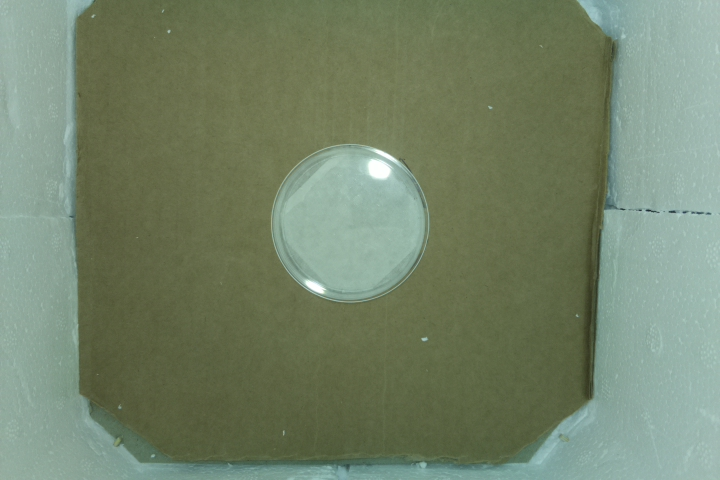
#> input picture sample_p_dish_images/before.jpg, 720 x 480 px
$ python desktopVersion.py --image ../sample_p_dish_images/before.jpg
#> lines starting #> are read from the running program, lines starting #| are printed output that depends on the picture; after the words box and inside, x2 and y2 are one past the last pixel; in counts of white or black regions, pixels touching at a corner belong together
# import the necessary packages
import numpy as np
import argparse
import cv2 as cv

# construct the argument parser and parse the arguments
ap = argparse.ArgumentParser()
ap.add_argument("-i", "--image", required = True, help = "Path to the image")
args = vars(ap.parse_args())

# load the image, clone it for output, and then convert it to grayscale
image = cv.imread(args["image"])
#> image is the input picture: shape (480, 720, 3); mean B, G, R 105.6, 131.2, 115.8
output = image.copy()
gray = cv.cvtColor(image, cv.COLOR_BGR2GRAY)
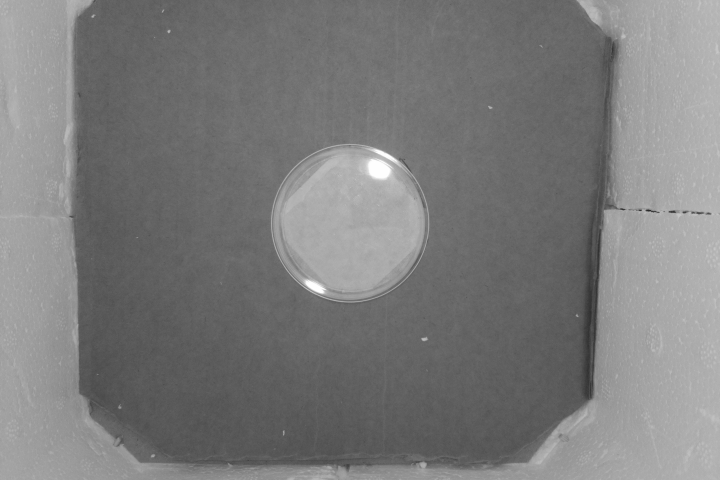
#> gray: shape (480, 720); min 41, max 255, mean 123.6

# detect circles in the image
circles = cv.HoughCircles(gray, cv.HOUGH_GRADIENT, 1.2, 50)
#> circles = [[346.2, 223.8, 77.88]]

# ensure at least some circles were found
if circles is not None:
	# convert the (x, y) coordinates and radius of the circles to integers
	circles = np.round(circles[0, :]).astype("int")
#> circles = [[346, 224, 78]]

	# loop over the (x, y) coordinates and radius of the circles
	for (x, y, r) in circles:
		# draw the circle in the output image, then draw a rectangle
		# corresponding to the center of the circle
		cv.circle(output, (x, y), r, (0, 255, 0), 4)
		cv.rectangle(output, (x - 5, y - 5), (x + 5, y + 5), (0, 128, 255), -1)
#> this loop made 1 pass
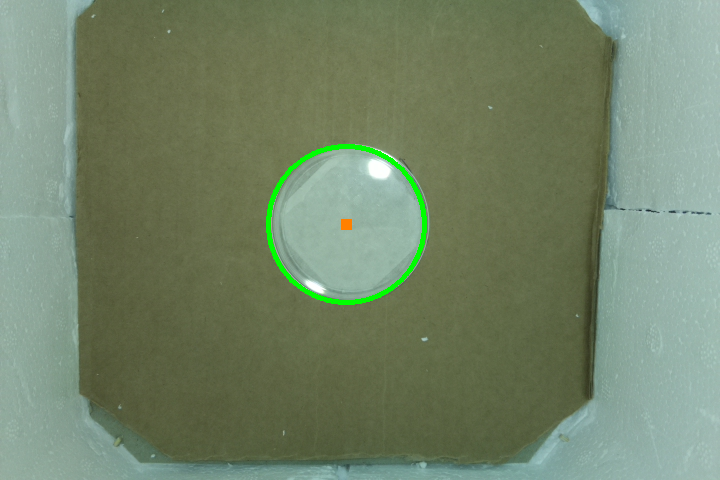
#> output: shape (480, 720, 3); 0.73% of pixels changed, all inside (x1, y1, x2, y2) = (266, 144, 427, 305)

	# show the output image
cv.imwrite('output.jpg',output)
cv.imshow("output", np.hstack([image, output]))
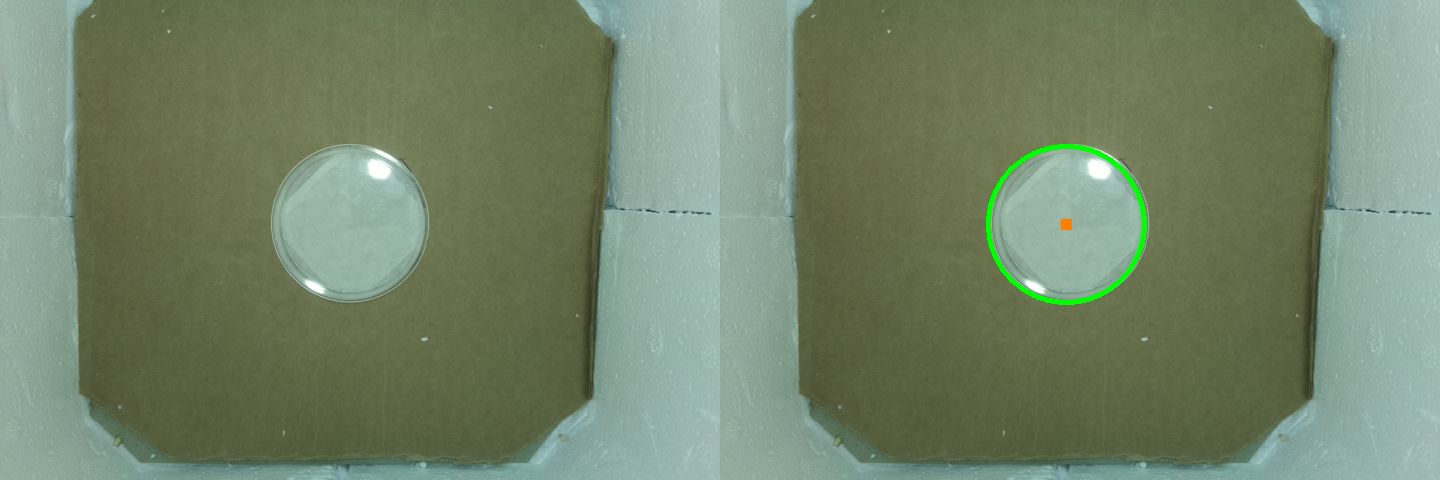
#> window 'output': shape (480, 1440, 3); mean B, G, R 105.2, 131.6, 115.4

cv.waitKey(0)

$ run again, on sample_p_dish_images/colony_growth_stage_1.jpg
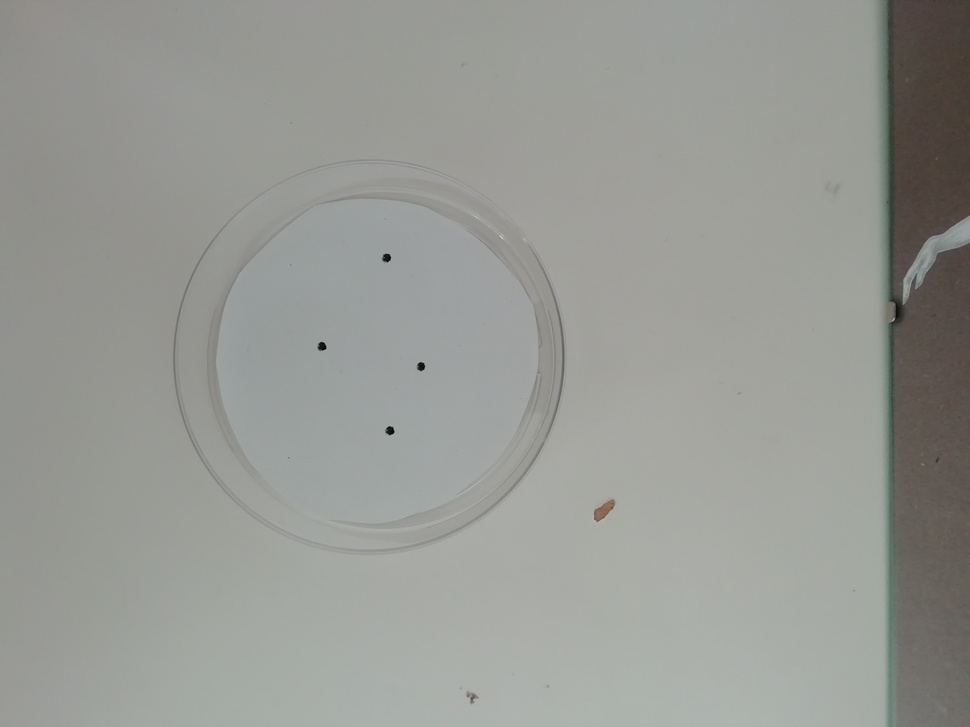
#> input picture sample_p_dish_images/colony_growth_stage_1.jpg, 970 x 727 px, shrunk from 4160 x 3120 before the run
#> image is the input picture: shape (727, 970, 3); mean B, G, R 148.6, 153.3, 151.7
#> `circles = cv.HoughCircles(gray, cv.HOUGH_GRADIENT, 1.2, 50)`: circles = [[369, 355.8, 192.5]]
#> `circles = np.round(circles[0, :]).astype("int")`: circles = [[369, 356, 192]]
#> the loop `for (x, y, r) in circles:` made 1 pass
#> after the loop `for (x, y, r) in circles:`:
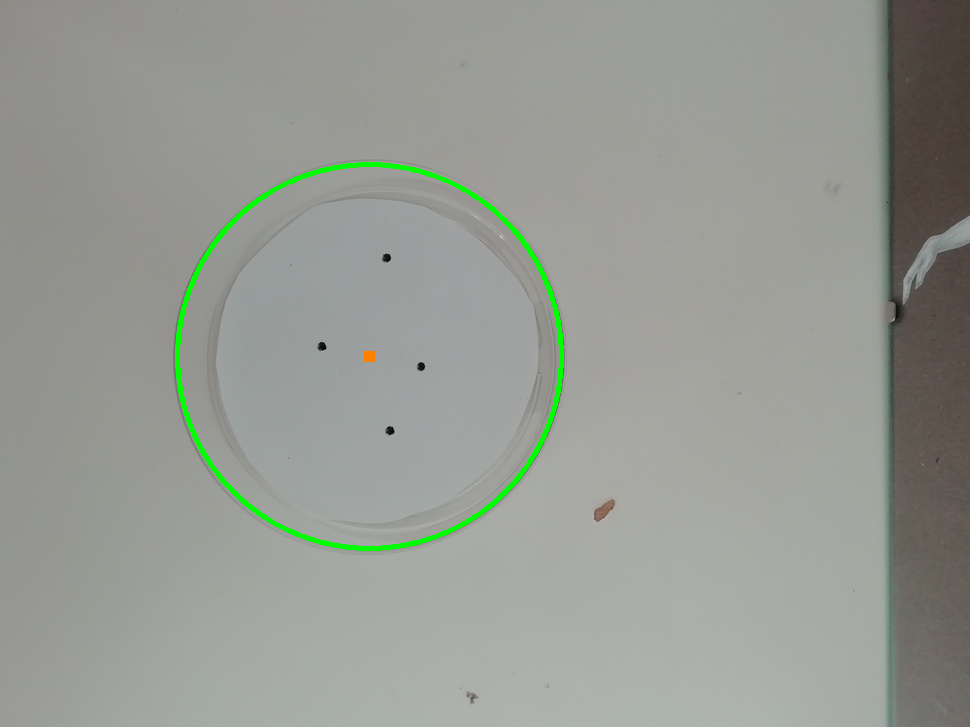
#> output: shape (727, 970, 3); 0.87% of pixels changed, all inside (x1, y1, x2, y2) = (175, 162, 564, 551)
#> `cv.imshow("output", np.hstack([image, output]))`:
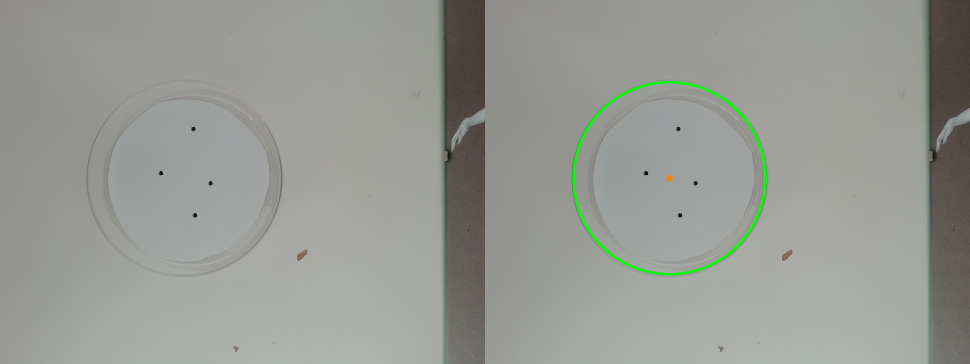
#> window 'output': shape (727, 1940, 3) (shown at 1/2 size); mean B, G, R 148, 153.8, 151.1
